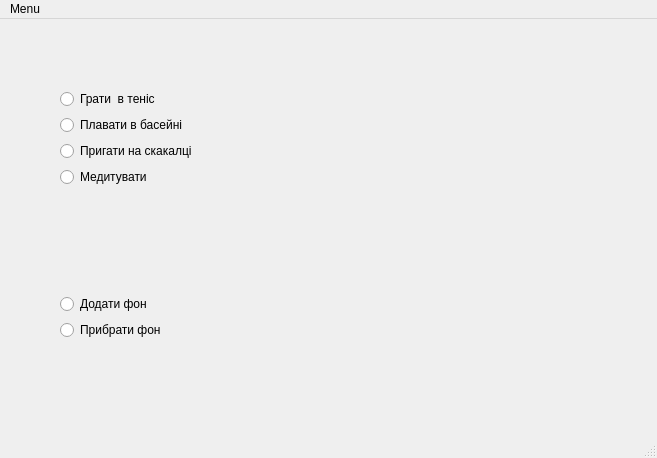
<?xml version="1.0" encoding="UTF-8"?>
<ui version="4.0">
 <class>MainWindow</class>
 <widget class="QMainWindow" name="MainWindow">
  <property name="geometry">
   <rect>
    <x>0</x>
    <y>0</y>
    <width>657</width>
    <height>458</height>
   </rect>
  </property>
  <property name="windowTitle">
   <string>MainWindow</string>
  </property>
  <widget class="QWidget" name="centralwidget">
   <widget class="QLabel" name="label_img">
    <property name="geometry">
     <rect>
      <x>270</x>
      <y>40</y>
      <width>320</width>
      <height>320</height>
     </rect>
    </property>
    <property name="text">
     <string/>
    </property>
   </widget>
   <widget class="QLabel" name="label_bg">
    <property name="geometry">
     <rect>
      <x>270</x>
      <y>40</y>
      <width>320</width>
      <height>320</height>
     </rect>
    </property>
    <property name="text">
     <string/>
    </property>
    <property name="indent">
     <number>-1</number>
    </property>
   </widget>
   <widget class="QWidget" name="verticalLayoutWidget">
    <property name="geometry">
     <rect>
      <x>60</x>
      <y>70</y>
      <width>167</width>
      <height>251</height>
     </rect>
    </property>
    <layout class="QVBoxLayout" name="verticalLayout">
     <item>
      <widget class="QRadioButton" name="option_1">
       <property name="text">
        <string>Грати  в теніс</string>
       </property>
      </widget>
     </item>
     <item>
      <widget class="QRadioButton" name="option_2">
       <property name="text">
        <string>Плавати в басейні</string>
       </property>
      </widget>
     </item>
     <item>
      <widget class="QRadioButton" name="option_3">
       <property name="text">
        <string>Пригати на скакалці</string>
       </property>
      </widget>
     </item>
     <item>
      <widget class="QRadioButton" name="option_4">
       <property name="text">
        <string>Медитувати</string>
       </property>
      </widget>
     </item>
     <item>
      <layout class="QVBoxLayout" name="verticalLayout_2">
       <item>
        <spacer name="verticalSpacer">
         <property name="orientation">
          <enum>Qt::Vertical</enum>
         </property>
         <property name="sizeHint" stdset="0">
          <size>
           <width>20</width>
           <height>40</height>
          </size>
         </property>
        </spacer>
       </item>
       <item>
        <widget class="QRadioButton" name="with_bg">
         <property name="text">
          <string>Додати фон</string>
         </property>
        </widget>
       </item>
       <item>
        <widget class="QRadioButton" name="without_bg">
         <property name="text">
          <string>Прибрати фон</string>
         </property>
        </widget>
       </item>
      </layout>
     </item>
    </layout>
   </widget>
   <zorder>label_bg</zorder>
   <zorder>label_img</zorder>
   <zorder>verticalLayoutWidget</zorder>
  </widget>
  <widget class="QMenuBar" name="menubar">
   <property name="geometry">
    <rect>
     <x>0</x>
     <y>0</y>
     <width>657</width>
     <height>32</height>
    </rect>
   </property>
   <widget class="QMenu" name="menuMenu">
    <property name="title">
     <string>Menu</string>
    </property>
    <addaction name="action_2"/>
   </widget>
   <addaction name="menuMenu"/>
  </widget>
  <widget class="QStatusBar" name="statusbar"/>
  <action name="action_2">
   <property name="text">
    <string> Завдання 2</string>
   </property>
  </action>
 </widget>
 <resources/>
 <connections/>
</ui>
